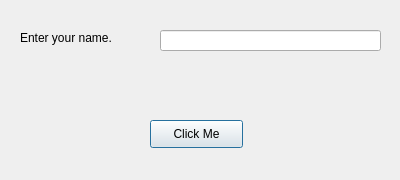
<?xml version="1.0" encoding="UTF-8"?>
<ui version="4.0">
 <class>Dialog</class>
 <widget class="QDialog" name="Dialog">
  <property name="geometry">
   <rect>
    <x>0</x>
    <y>0</y>
    <width>400</width>
    <height>180</height>
   </rect>
  </property>
  <property name="windowTitle">
   <string>Dialog</string>
  </property>
  <widget class="QLabel" name="labelEnterName">
   <property name="geometry">
    <rect>
     <x>20</x>
     <y>30</y>
     <width>121</width>
     <height>16</height>
    </rect>
   </property>
   <property name="text">
    <string>Enter your name.</string>
   </property>
  </widget>
  <widget class="QLabel" name="labelMessage">
   <property name="geometry">
    <rect>
     <x>140</x>
     <y>80</y>
     <width>111</width>
     <height>16</height>
    </rect>
   </property>
   <property name="text">
    <string/>
   </property>
  </widget>
  <widget class="QLineEdit" name="lineUserName">
   <property name="geometry">
    <rect>
     <x>160</x>
     <y>30</y>
     <width>221</width>
     <height>21</height>
    </rect>
   </property>
  </widget>
  <widget class="QPushButton" name="ClickMeButton">
   <property name="geometry">
    <rect>
     <x>150</x>
     <y>120</y>
     <width>93</width>
     <height>28</height>
    </rect>
   </property>
   <property name="text">
    <string>Click Me</string>
   </property>
  </widget>
 </widget>
 <resources/>
 <connections/>
</ui>
